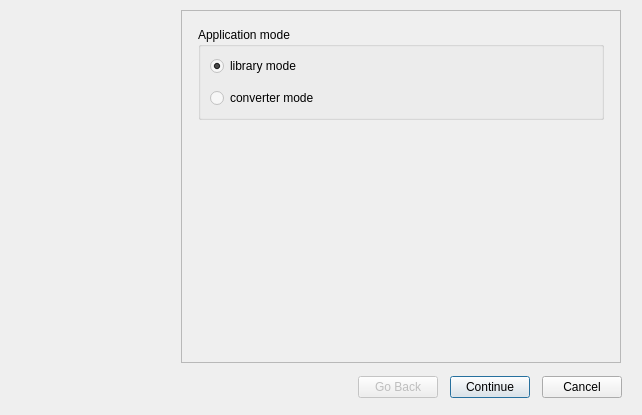
<?xml version="1.0" encoding="UTF-8"?>
<ui version="4.0">
 <class>LibWizard</class>
 <widget class="QWizard" name="LibWizard">
  <property name="windowModality">
   <enum>Qt::WindowModal</enum>
  </property>
  <property name="geometry">
   <rect>
    <x>0</x>
    <y>0</y>
    <width>642</width>
    <height>415</height>
   </rect>
  </property>
  <property name="windowTitle">
   <string>Library wizard</string>
  </property>
  <property name="modal">
   <bool>true</bool>
  </property>
  <property name="wizardStyle">
   <enum>QWizard::MacStyle</enum>
  </property>
  <property name="options">
   <set>QWizard::NoDefaultButton</set>
  </property>
  <widget class="QWizardPage" name="modePage">
   <layout class="QVBoxLayout" name="verticalLayout_5">
    <item>
     <widget class="QGroupBox" name="groupBox">
      <property name="title">
       <string>Application mode</string>
      </property>
      <layout class="QVBoxLayout" name="verticalLayout_6">
       <property name="spacing">
        <number>12</number>
       </property>
       <item>
        <widget class="QRadioButton" name="mode_lib">
         <property name="text">
          <string>library mode</string>
         </property>
         <property name="checked">
          <bool>true</bool>
         </property>
        </widget>
       </item>
       <item>
        <widget class="QRadioButton" name="mode_convert">
         <property name="text">
          <string>converter mode</string>
         </property>
        </widget>
       </item>
      </layout>
     </widget>
    </item>
   </layout>
  </widget>
  <widget class="QWizardPage" name="wizardPage1">
   <layout class="QVBoxLayout" name="verticalLayout">
    <item>
     <widget class="QLabel" name="label">
      <property name="text">
       <string>Select book's directory:</string>
      </property>
     </widget>
    </item>
    <item>
     <widget class="QLineEdit" name="Dir"/>
    </item>
   </layout>
  </widget>
  <widget class="QWizardPage" name="wizardPage2">
   <layout class="QVBoxLayout" name="verticalLayout_2">
    <item>
     <widget class="QLabel" name="label_2">
      <property name="text">
       <string>Select INPX file (optionally):</string>
      </property>
     </widget>
    </item>
    <item>
     <widget class="QLineEdit" name="inpx"/>
    </item>
   </layout>
  </widget>
  <widget class="QWizardPage" name="wizardPage">
   <layout class="QVBoxLayout" name="verticalLayout_3">
    <item>
     <widget class="QLabel" name="label_3">
      <property name="text">
       <string>Set library name:</string>
      </property>
     </widget>
    </item>
    <item>
     <widget class="QLineEdit" name="lib_name"/>
    </item>
   </layout>
  </widget>
  <widget class="QWizardPage" name="wizardPage_2">
   <layout class="QVBoxLayout" name="verticalLayout_4">
    <item>
     <widget class="QLabel" name="label_4">
      <property name="text">
       <string>Book's directory:</string>
      </property>
     </widget>
    </item>
    <item>
     <widget class="QLineEdit" name="r_dir">
      <property name="readOnly">
       <bool>true</bool>
      </property>
     </widget>
    </item>
    <item>
     <widget class="QLabel" name="label_5">
      <property name="text">
       <string>INPX file:</string>
      </property>
     </widget>
    </item>
    <item>
     <widget class="QLineEdit" name="r_inpx">
      <property name="readOnly">
       <bool>true</bool>
      </property>
     </widget>
    </item>
    <item>
     <widget class="QLabel" name="label_6">
      <property name="text">
       <string>Library name:</string>
      </property>
     </widget>
    </item>
    <item>
     <widget class="QLineEdit" name="r_name">
      <property name="readOnly">
       <bool>true</bool>
      </property>
     </widget>
    </item>
    <item>
     <widget class="QCheckBox" name="update_lib">
      <property name="text">
       <string>Update library</string>
      </property>
      <property name="checked">
       <bool>true</bool>
      </property>
     </widget>
    </item>
   </layout>
  </widget>
 </widget>
 <resources/>
 <connections/>
</ui>
